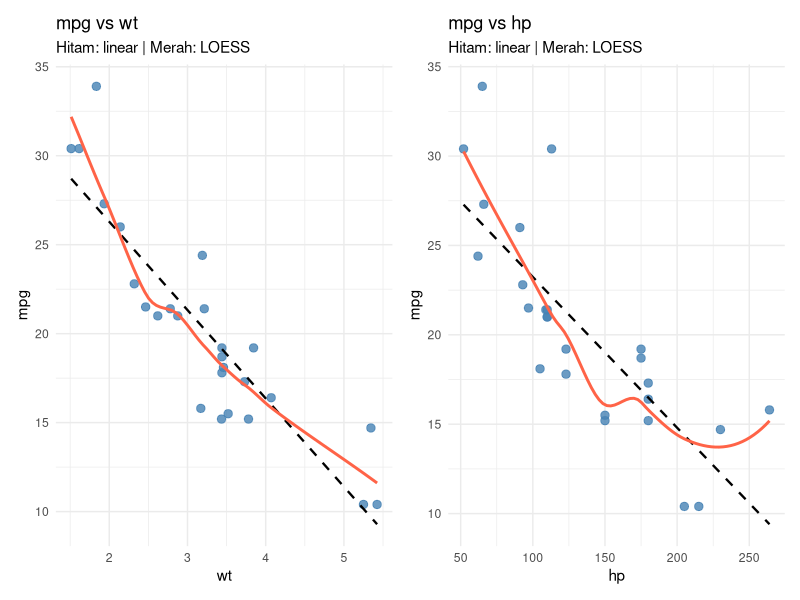
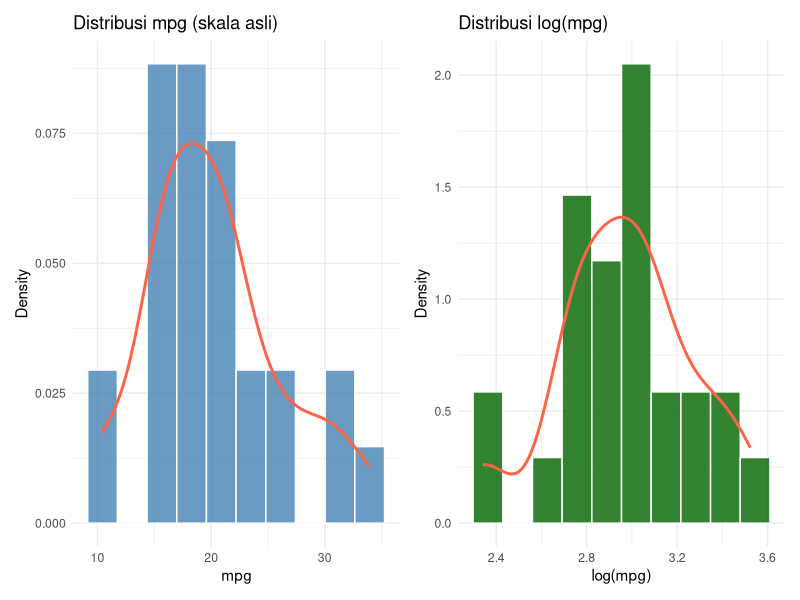
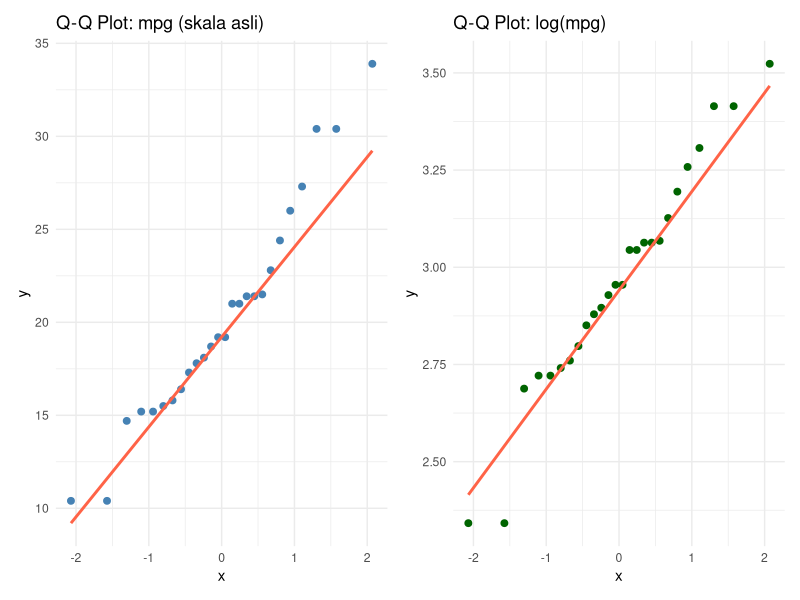
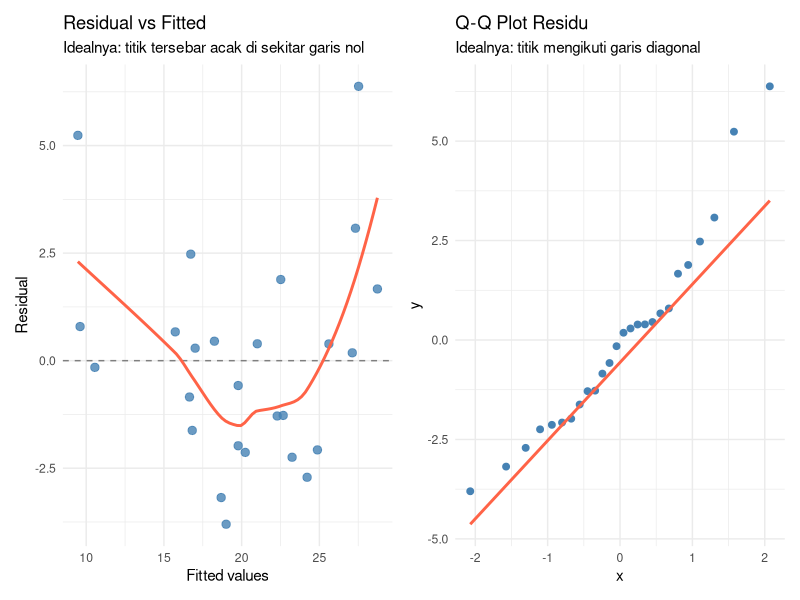
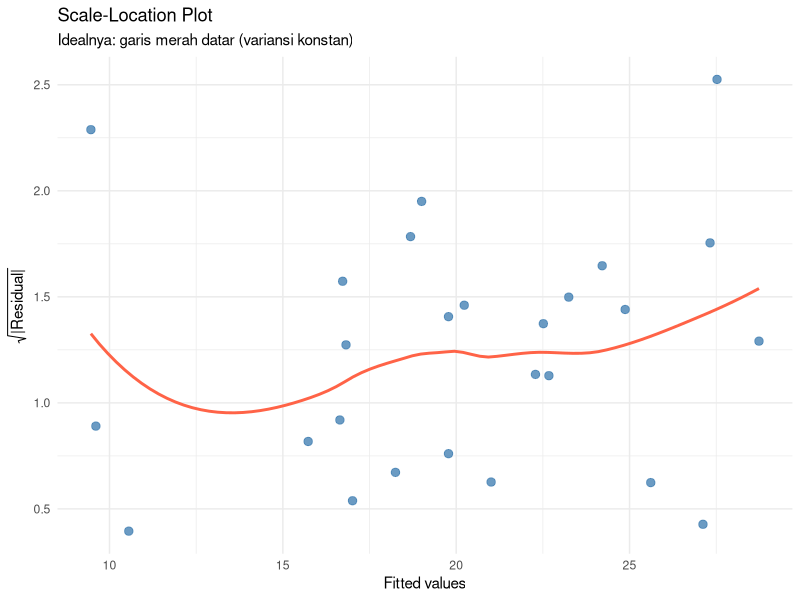
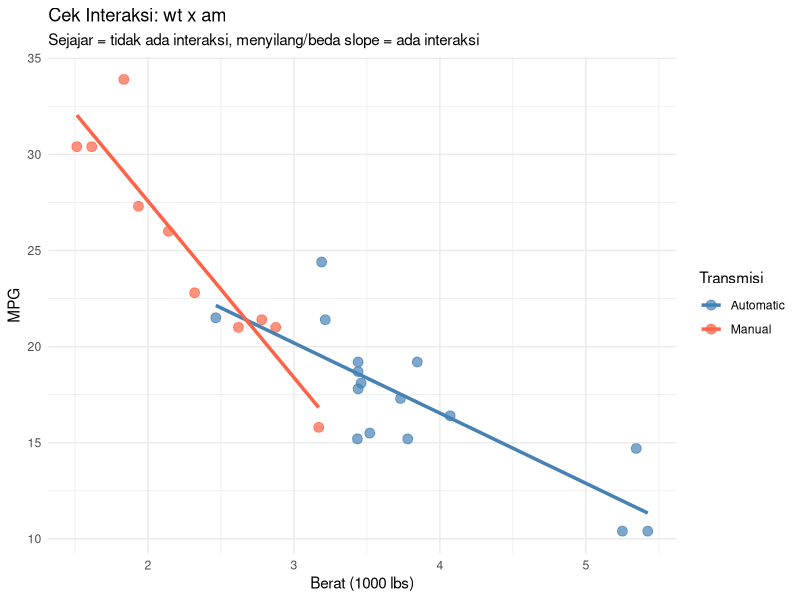
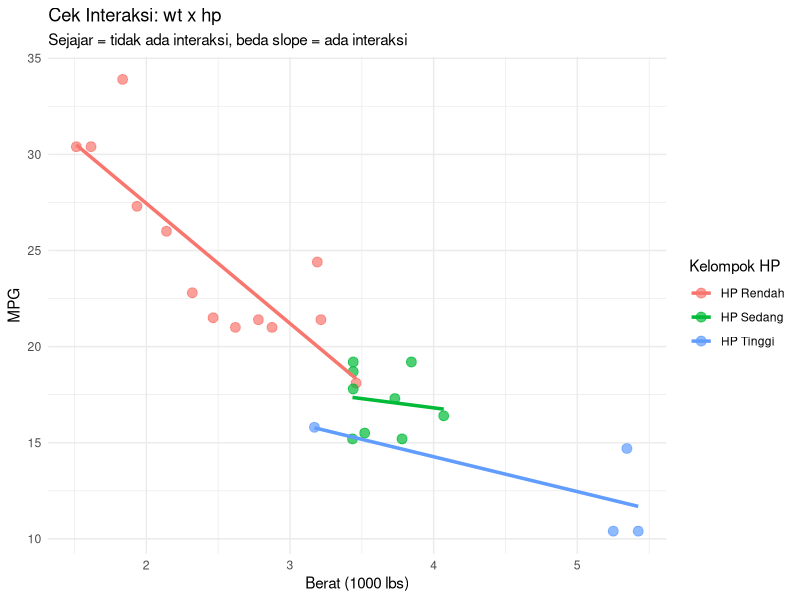
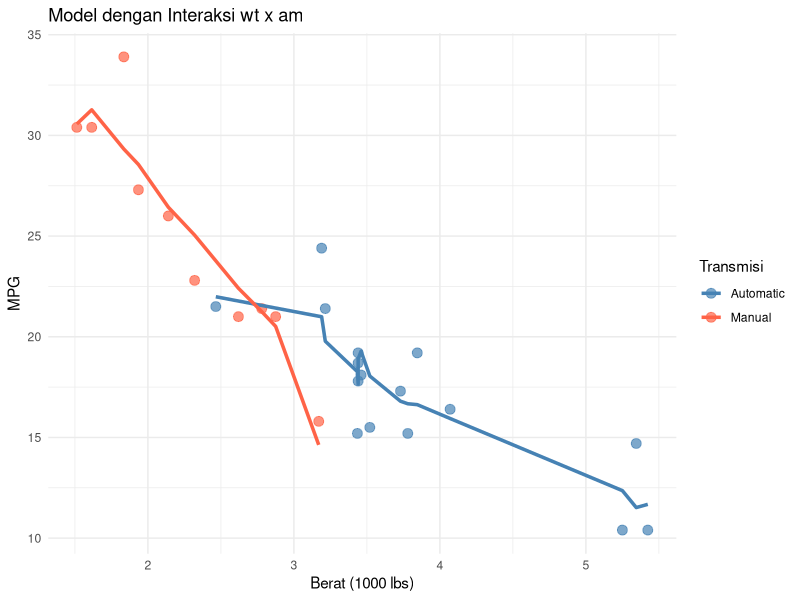

Recreate these plots in R, in order.
## ---- chunk 1
library(tidyverse)
library(patchwork)
## ---- chunk 2
data(mtcars)
df <- mtcars
df$am <- factor(df$am, levels = c(0, 1), labels = c("Automatic", "Manual"))
## ---- chunk 3
set.seed(2026)

n_total  <- nrow(df)
n_train  <- round(0.80 * n_total)
idx      <- sample(1:n_total, n_train)

data_train <- df[idx, ]
data_test  <- df[-idx, ]
## ---- chunk 4
p1 <- ggplot(data_train, aes(x = wt, y = mpg)) +
  geom_point(color = "steelblue", size = 2.5, alpha = 0.8) +
  geom_smooth(method = "lm",    se = FALSE, color = "black",  linetype = "dashed", linewidth = 0.8) +
  geom_smooth(method = "loess", se = FALSE, color = "tomato", linewidth = 1) +
  labs(title = "mpg vs wt", subtitle = "Hitam: linear | Merah: LOESS",
       x = "wt", y = "mpg") +
  theme_minimal()

p2 <- ggplot(data_train, aes(x = hp, y = mpg)) +
  geom_point(color = "steelblue", size = 2.5, alpha = 0.8) +
  geom_smooth(method = "lm",    se = FALSE, color = "black",  linetype = "dashed", linewidth = 0.8) +
  geom_smooth(method = "loess", se = FALSE, color = "tomato", linewidth = 1) +
  labs(title = "mpg vs hp", subtitle = "Hitam: linear | Merah: LOESS",
       x = "hp", y = "mpg") +
  theme_minimal()

p1 + p2
## ---- chunk 5
p3 <- ggplot(data_train, aes(x = mpg)) +
  geom_histogram(aes(y = after_stat(density)), bins = 10,
                 fill = "steelblue", color = "white", alpha = 0.8) +
  geom_density(color = "tomato", linewidth = 1) +
  labs(title = "Distribusi mpg (skala asli)", x = "mpg", y = "Density") +
  theme_minimal()

p4 <- ggplot(data_train, aes(x = log(mpg))) +
  geom_histogram(aes(y = after_stat(density)), bins = 10,
                 fill = "darkgreen", color = "white", alpha = 0.8) +
  geom_density(color = "tomato", linewidth = 1) +
  labs(title = "Distribusi log(mpg)", x = "log(mpg)", y = "Density") +
  theme_minimal()

p3 + p4
## ---- chunk 6
p5 <- ggplot(data_train, aes(sample = mpg)) +
  stat_qq(color = "steelblue", size = 2) +
  stat_qq_line(color = "tomato", linewidth = 1) +
  labs(title = "Q-Q Plot: mpg (skala asli)") +
  theme_minimal()

p6 <- ggplot(data_train, aes(sample = log(mpg))) +
  stat_qq(color = "darkgreen", size = 2) +
  stat_qq_line(color = "tomato", linewidth = 1) +
  labs(title = "Q-Q Plot: log(mpg)") +
  theme_minimal()

p5 + p6
## ---- chunk 7
model_cek <- lm(mpg ~ wt + hp, data = data_train)

data_cek <- data.frame(
  fitted   = fitted(model_cek),
  residual = residuals(model_cek)
)

p7 <- ggplot(data_cek, aes(x = fitted, y = residual)) +
  geom_point(color = "steelblue", size = 2.5, alpha = 0.8) +
  geom_hline(yintercept = 0, linetype = "dashed", color = "gray50") +
  geom_smooth(method = "loess", se = FALSE, color = "tomato", linewidth = 1) +
  labs(title = "Residual vs Fitted",
       subtitle = "Idealnya: titik tersebar acak di sekitar garis nol",
       x = "Fitted values", y = "Residual") +
  theme_minimal()

p8 <- ggplot(data_cek, aes(sample = residual)) +
  stat_qq(color = "steelblue", size = 2) +
  stat_qq_line(color = "tomato", linewidth = 1) +
  labs(title = "Q-Q Plot Residu",
       subtitle = "Idealnya: titik mengikuti garis diagonal") +
  theme_minimal()

p7 + p8
## ---- chunk 8
data_cek$sqrt_abs_resid <- sqrt(abs(residuals(model_cek)))

ggplot(data_cek, aes(x = fitted, y = sqrt_abs_resid)) +
  geom_point(color = "steelblue", size = 2.5, alpha = 0.8) +
  geom_smooth(method = "loess", se = FALSE, color = "tomato", linewidth = 1) +
  labs(title = "Scale-Location Plot",
       subtitle = "Idealnya: garis merah datar (variansi konstan)",
       x = "Fitted values", y = expression(sqrt("|Residual|"))) +
  theme_minimal()
## ---- chunk 9
ggplot(data_train, aes(x = wt, y = mpg, color = am)) +
  geom_point(size = 3, alpha = 0.7) +
  geom_smooth(method = "lm", se = FALSE, linewidth = 1.2) +
  scale_color_manual(values = c("Automatic" = "steelblue", "Manual" = "tomato")) +
  labs(title = "Cek Interaksi: wt x am",
       subtitle = "Sejajar = tidak ada interaksi, menyilang/beda slope = ada interaksi",
       x = "Berat (1000 lbs)", y = "MPG", color = "Transmisi") +
  theme_minimal()
## ---- chunk 10
data_train$hp_group <- cut(data_train$hp,
                           breaks = 3,
                           labels = c("HP Rendah", "HP Sedang", "HP Tinggi"))

ggplot(data_train, aes(x = wt, y = mpg, color = hp_group)) +
  geom_point(size = 3, alpha = 0.7) +
  geom_smooth(method = "lm", se = FALSE, linewidth = 1.2) +
  labs(title = "Cek Interaksi: wt x hp",
       subtitle = "Sejajar = tidak ada interaksi, beda slope = ada interaksi",
       x = "Berat (1000 lbs)", y = "MPG", color = "Kelompok HP") +
  theme_minimal()
## ---- chunk 11
model_1 <- lm(mpg ~ wt + hp + am, data = data_train)
summary(model_1)
## ---- chunk 12
model_2 <- lm(mpg ~ wt * am + hp, data = data_train)
summary(model_2)
## ---- chunk 13
data_train$pred_m2 <- predict(model_2)

ggplot(data_train, aes(x = wt, color = am)) +
  geom_point(aes(y = mpg), size = 3, alpha = 0.7) +
  geom_line(aes(y = pred_m2), linewidth = 1.2) +
  scale_color_manual(values = c("Automatic" = "steelblue", "Manual" = "tomato")) +
  labs(title = "Model dengan Interaksi wt x am",
       x = "Berat (1000 lbs)", y = "MPG", color = "Transmisi") +
  theme_minimal()
## ---- chunk 14
model_3 <- lm(mpg ~ wt + hp + I(hp^2) + am, data = data_train)
summary(model_3)
## ---- chunk 15
hp_seq <- data.frame(
  hp = seq(min(data_train$hp), max(data_train$hp), length.out = 200),
  wt = mean(data_train$wt),
  am = factor("Automatic", levels = c("Automatic", "Manual"))
)

hp_seq$pred_linear    <- predict(model_1, newdata = hp_seq)
hp_seq$pred_quadratic <- predict(model_3, newdata = hp_seq)

ggplot(data_train, aes(x = hp, y = mpg)) +
  geom_point(color = "gray40", size = 3, alpha = 0.8) +
  geom_line(data = hp_seq, aes(y = pred_linear,    color = "Linear"),    linewidth = 1.2) +
  geom_line(data = hp_seq, aes(y = pred_quadratic, color = "Kuadratik"), linewidth = 1.2) +
  scale_color_manual(values = c("Linear" = "steelblue", "Kuadratik" = "tomato")) +
  labs(title = "Linear vs Kuadratik untuk HP",
       x = "Horsepower", y = "MPG", color = "Model") +
  theme_minimal()
## ---- chunk 16
model_4 <- lm(mpg ~ wt + log(hp) + am, data = data_train)
summary(model_4)
## ---- chunk 17
model_5 <- lm(log(mpg) ~ wt + hp + am, data = data_train)
summary(model_5)
## ---- chunk 18
beta_wt <- coef(model_5)["wt"]
cat("Koefisien wt:", round(beta_wt, 4), "\n")
cat("Artinya: +1 unit wt -> mpg berubah", round((exp(beta_wt) - 1) * 100, 2), "%\n")
## ---- chunk 19
model_6 <- lm(mpg ~ (wt + hp)^2 + I(wt^2) + I(hp^2) + am, data = data_train)
summary(model_6)
## ---- chunk 20
anova(model_1, model_3)
## ---- chunk 21
anova(model_1, model_2)
## ---- chunk 22
AIC(model_1, model_2, model_3, model_4, model_6)
## ---- chunk 23
BIC(model_1, model_2, model_3, model_4, model_6)
## ---- chunk 24
hitung_metrik <- function(model, data_uji, log_respon = FALSE) {
  pred   <- if (log_respon) exp(predict(model, newdata = data_uji)) else predict(model, newdata = data_uji)
  aktual <- data_uji$mpg
  rmse   <- sqrt(mean((aktual - pred)^2))
  r2     <- 1 - sum((aktual - pred)^2) / sum((aktual - mean(aktual))^2)
  c(RMSE = round(rmse, 4), R2_test = round(r2, 4))
}

hasil <- rbind(
  "Model 1: First-order"   = hitung_metrik(model_1, data_test),
  "Model 2: +Interaksi"    = hitung_metrik(model_2, data_test),
  "Model 3: +Kuadratik hp" = hitung_metrik(model_3, data_test),
  "Model 4: log(hp)"       = hitung_metrik(model_4, data_test),
  "Model 5: log(mpg)*"     = hitung_metrik(model_5, data_test, log_respon = TRUE),
  "Model 6: Second-order"  = hitung_metrik(model_6, data_test)
)

knitr::kable(hasil, caption = "* prediksi ditransformasi balik dengan exp()")
